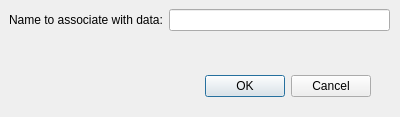
<?xml version="1.0" encoding="UTF-8"?>
<ui version="4.0">
 <class>DataBrokerSaveDialog</class>
 <widget class="QDialog" name="DataBrokerSaveDialog">
  <property name="geometry">
   <rect>
    <x>0</x>
    <y>0</y>
    <width>400</width>
    <height>117</height>
   </rect>
  </property>
  <property name="windowTitle">
   <string>Export to DataBroker</string>
  </property>
  <widget class="QDialogButtonBox" name="buttonBox">
   <property name="geometry">
    <rect>
     <x>30</x>
     <y>70</y>
     <width>341</width>
     <height>32</height>
    </rect>
   </property>
   <property name="orientation">
    <enum>Qt::Horizontal</enum>
   </property>
   <property name="standardButtons">
    <set>QDialogButtonBox::Cancel|QDialogButtonBox::Ok</set>
   </property>
  </widget>
  <widget class="QWidget" name="formLayoutWidget">
   <property name="geometry">
    <rect>
     <x>9</x>
     <y>9</y>
     <width>381</width>
     <height>51</height>
    </rect>
   </property>
   <layout class="QFormLayout" name="formLayout">
    <item row="0" column="0">
     <widget class="QLabel" name="label">
      <property name="text">
       <string>Name to associate with data:</string>
      </property>
     </widget>
    </item>
    <item row="0" column="1">
     <widget class="QLineEdit" name="nameLineEdit">
      <property name="text">
       <string/>
      </property>
     </widget>
    </item>
   </layout>
  </widget>
 </widget>
 <resources/>
 <connections>
  <connection>
   <sender>buttonBox</sender>
   <signal>accepted()</signal>
   <receiver>DataBrokerSaveDialog</receiver>
   <slot>accept()</slot>
  </connection>
  <connection>
   <sender>buttonBox</sender>
   <signal>rejected()</signal>
   <receiver>DataBrokerSaveDialog</receiver>
   <slot>reject()</slot>
  </connection>
 </connections>
</ui>
